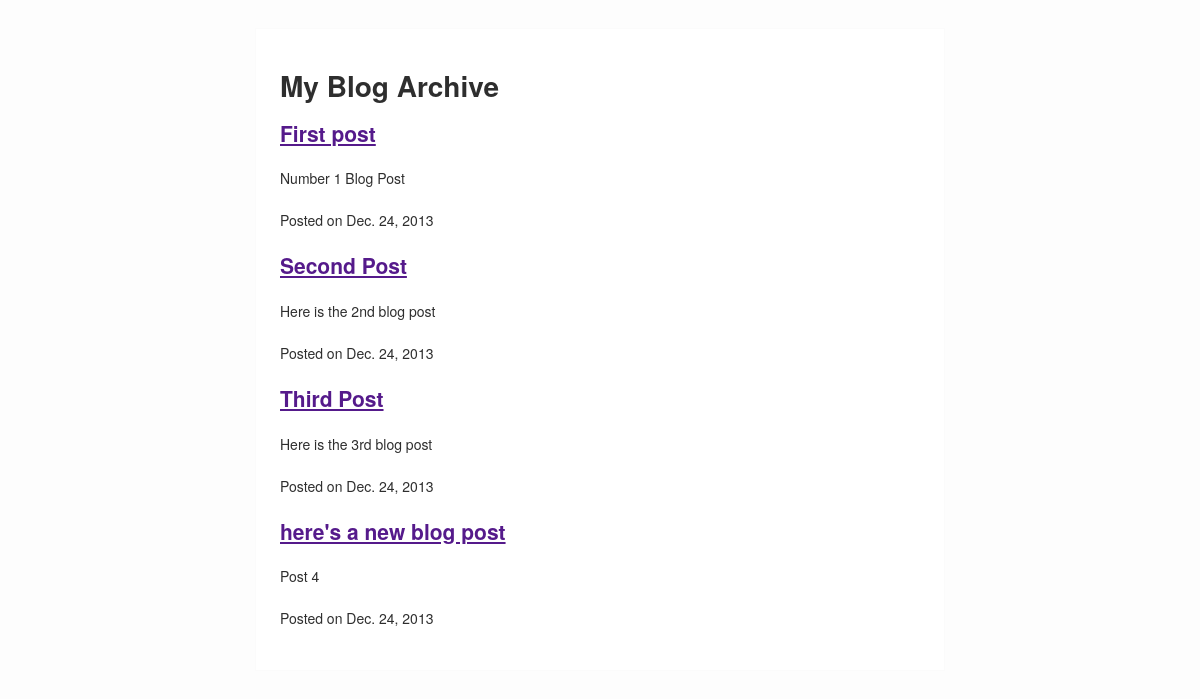
The page / on the database its author committed.
### blog/models.py (models this page shows)
class Post(models.Model):
    title = models.CharField(max_length=255)
    slug = models.SlugField(unique=True,max_length=255)
    description = models.CharField(max_length=255)
    content = models.TextField()
    published = models.BooleanField(default=True)
    created = models.DateTimeField(auto_now_add=True)

### blog/views.py (the view)
# urls.py: url(r'^$','blog.views.index'),
def index(request):
    posts = Post.objects.filter(published = True)
    return render(request, 'blog/index.html',{'posts':posts})

### netmag/templates/blog/index.html (shortened to what this page needs)
{% extends 'base.html' %}
{% block content %}
<h1>My Blog Archive</h1>
{% for post in posts %}
<div class="post">
    <h2>
        <a href="{{ post.get_absolute_url }}">
            {{ post.title }}
        </a>
    </h2>
    <p>{{ post.description }}</p>
    <p>
        Posted on
        <time datetime="{{ post.created|date:"c" }}">
            {{ post.created|date }}
        </time>
    </p>
</div>
{% endfor %}
{%  endblock %}

### netmag/templates/base.html (shortened to what this page needs)
<!DOCTYPE html>
<html>
    <head>
        <link rel="stylesheet" type="text/css" href="{{ STATIC_URL }}style.css">
    </head>
    <body>
        <div class="content">
            {%  block content %}
            {%  endblock %}
        </div>
    </body>
</html>

### netmag/static/style.css (style rules this page uses)
body { background-color: #fdfdfd; color: #2e2e2e; margin: 0; padding: 0; font-size: 14px; line-height: 28px; font-family: 'Helvetica Neue', Helvetica, Arial, sans-serif; }
div.content { border: 1px solid #fbfbfb; background-color: #fff; max-width: 640px; width: 96%; padding: 2%; margin: 28px auto; }

### rows shown on the page
Post: title "First post", description "Number 1 Blog Post", created "Dec. 24, 2013"
Post: title "Second Post", description "Here is the 2nd blog post", created "Dec. 24, 2013"
Post: title "Third Post", description "Here is the 3rd blog post", created "Dec. 24, 2013"
Post: title "here's a new blog post", description "Post 4", created "Dec. 24, 2013"
